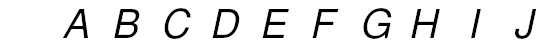
#> input picture create_img/parts/alphabet.png, 550 x 50 px, found by its file name
$ python main.py
#> lines starting #> are read from the running program, lines starting #| are printed output that depends on the picture; pictures that were not available may be replaced by others from this repository, and a replacement may not be noted
### change_color/err_succ.py
import sys
sys.path.insert(1, "/home/arch/Documents/warship_bot")

from change_color.main import *

#
# Вывод сообщения об ошибке красным жирным шрифтом
#
def error_case(str):
    print(default_text(bald_text(red_color(str))))

#
# Вывод сообщения об успехе зеленым жирным шрифтом
#
def succ_case(str):
    print(default_text(bald_text(green_color(str))))

#
# Тесты
#
def main():
    error_case("[ERROR]")
    succ_case("[SUCCESS]")

# [2 lines that do not run on import are left out]

### change_color/main.py
def default_text(str):
    return str + "\033[0m"


#
# Change color of the text
#
def black_color(str):
    return "\033[30m" + str

def red_color(str):
    return "\033[31m" + str

def green_color(str):
    return "\033[32m" + str

def yellow_color(str):
    return "\033[33m" + str

def blue_color(str):
    return "\033[34m" + str

def purple_color(str):
    return "\033[35m" + str

def turquoise_color(str):
    return "\033[36m" + str

def white_color(str):
    return "\033[37m" + str


#
# Change color of the background text
#
def black_background(str):
    return "\033[40m" + str

def red_background(str):
    return "\033[41m" + str

def green_background(str):
    return "\033[42m" + str

def yellow_background(str):
    return "\033[43m" + str

def blue_background(str):
    return "\033[44m" + str

def purple_background(str):
    return "\033[45m" + str

def turquoise_bacground(str):
    return "\033[46m" + str

def white_background(str):
    return "\033[47m" + str


#
# Effect of the text
#
def bald_text(str):
    return "\033[1m" + str

def faded_text(str):
    return "\033[2m" + str

def italic_text(str):
    return "\033[3m" + str

def underline_text(str):
    return "\033[4m" + str

def rare_blinking_text(str):
    return "\033[5m" + str

def freq_blinking_text(str):
    return "\033[6m" + str

def swap_text_and_background(str):
    return "\033[7m" + str


#
# Tests
#
def main():
    print(default_text(red_color(freq_blinking_text("Red blinking text"))))
    print("Normal text")

# [2 lines that do not run on import are left out]

### create_img/main.py
import sys
sys.path.insert(1, "/home/arch/Documents/warship_bot")

import config
from PIL import Image
from change_color.err_succ import error_case, succ_case
# Путь к составным частям поля
path_to_parts = "/home/arch/Documents/warship_bot/create_img/parts/"
path_to_save = "/home/arch/Documents/warship_bot/create_img/new.png"

# Создание нового объекта Image
pics = Image.new('RGB', (1100,550))
#> pics: PIL image 1100x550 RGB; every value is 0

# Создание объектов Image для каждой части
alphabet = Image.open(path_to_parts+"alphabet.png")
#> alphabet is the input picture: PIL image 550x50 RGB; min 0, max 255, mean 234.5
numbers = Image.open(path_to_parts+"numbers.png")
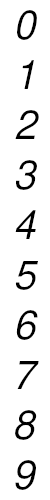
#> input picture create_img/parts/numbers.png, 50 x 500 px, found by its file name
#> numbers is the input picture: PIL image 50x500 RGB; min 0, max 255, mean 235.8
blank_tile = Image.open(path_to_parts+"blank_tile.png")
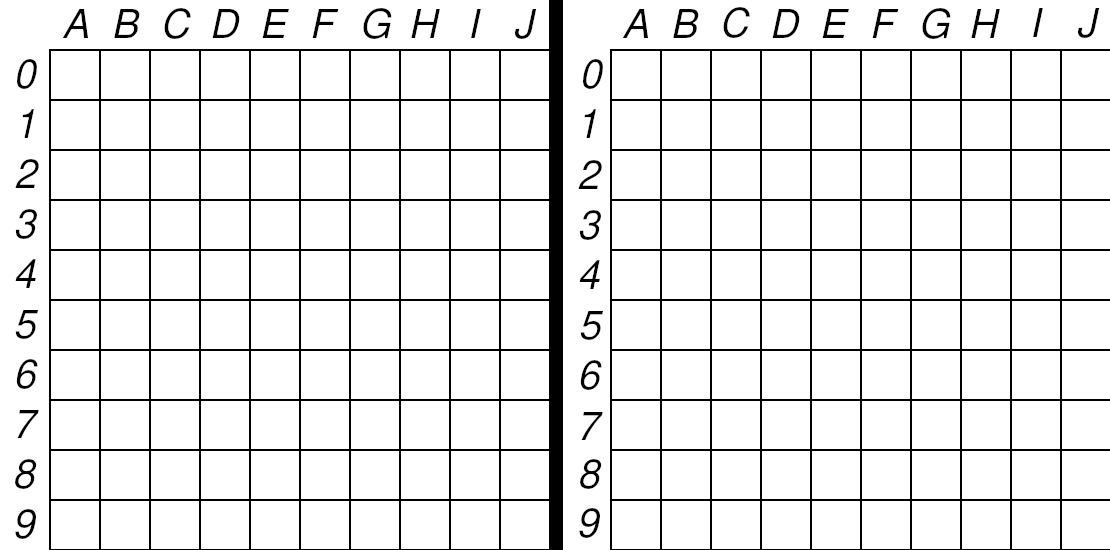
#> input picture create_img/parts/warship_tiles.png, 1110 x 550 px, given in place of blank_tile.png, which was not available
#> blank_tile is the input picture: PIL image 1110x550 RGBA; mean R, G, B, A 230.9, 230.9, 230.9, 254.3
ship_tile = Image.open(path_to_parts+"ship_tile.png")
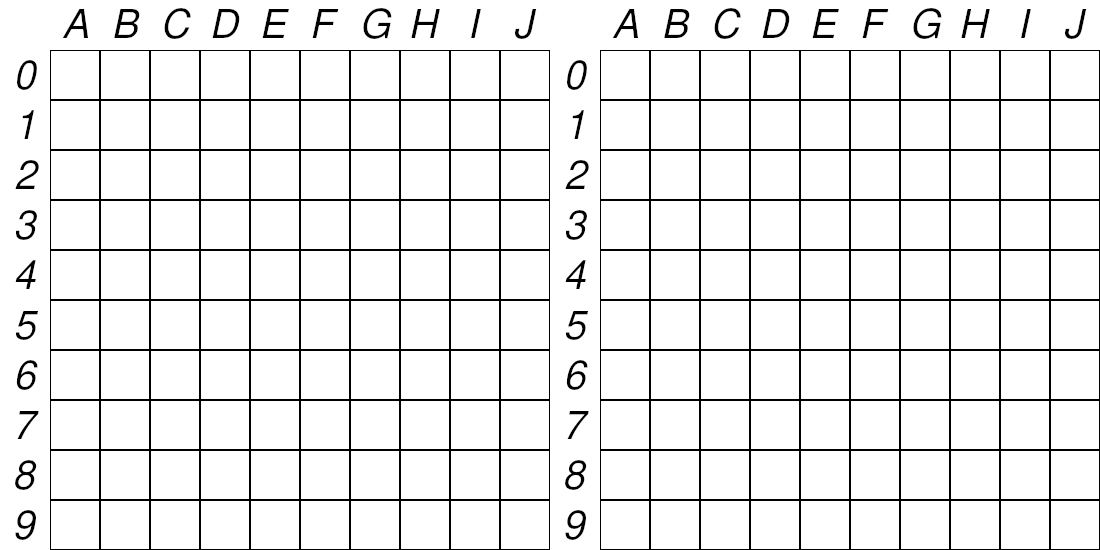
#> input picture create_img/new.png, 1100 x 550 px, given in place of ship_tile.png, which was not available
#> ship_tile is the input picture: PIL image 1100x550 RGB; min 0, max 255, mean 235
miss_tile = Image.open(path_to_parts+"miss_tile.png")
hit_tile = Image.open(path_to_parts+"hit_tile.png")
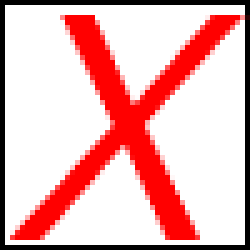
#> input picture create_img/parts/hit_tile.png, 50 x 50 px, found by its file name (shown 5 times larger)
#> hit_tile is the input picture: PIL image 50x50 RGBA; mean R, G, B, A 235, 181, 181, 255

#
# Создание и сохранение пикчи
#
def create_img(path_to_save):

    # Добавление основной, НЕ меняющейся части, пикчи
    pics.paste(alphabet,(0,0))
    pics.paste(numbers,(0,50))
    pics.paste(alphabet,(550,0))
    pics.paste(numbers,(550,50))
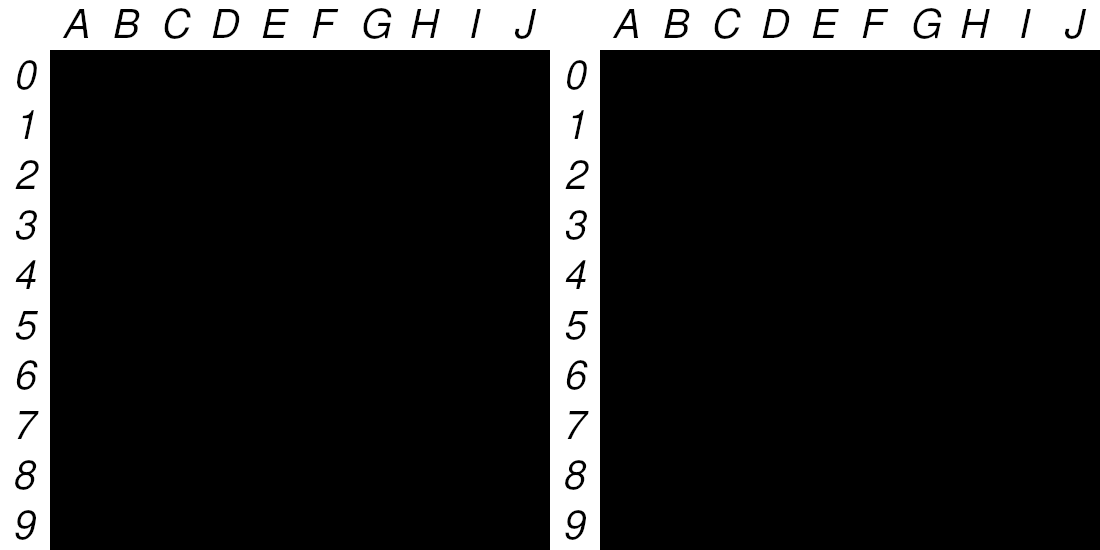
#> pics: PIL image 1100x550 RGB; min 0, max 255, mean 40.8

    # Добавление тайлов для игрока
    for i in range(1,11):
        for j in range(1,11):
            pics.paste(blank_tile,(50*i,50*j))
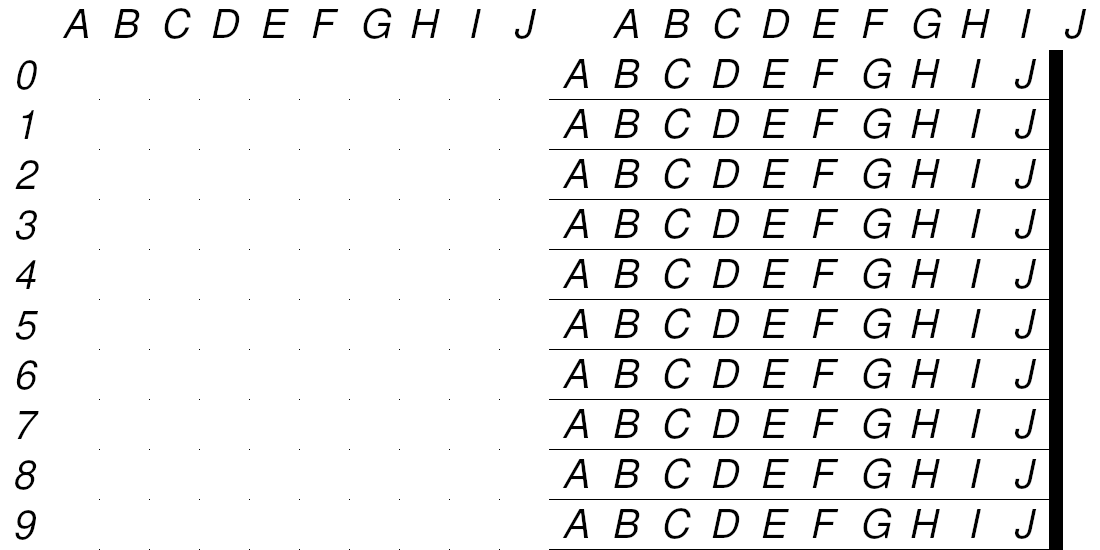
#> pics: PIL image 1100x550 RGB; min 0, max 255, mean 238

    # Добавление тайлов для соперника
    for i in range(1,11):
        for j in range(1,11):
            pics.paste(blank_tile,(550 + 50*i,50*j))
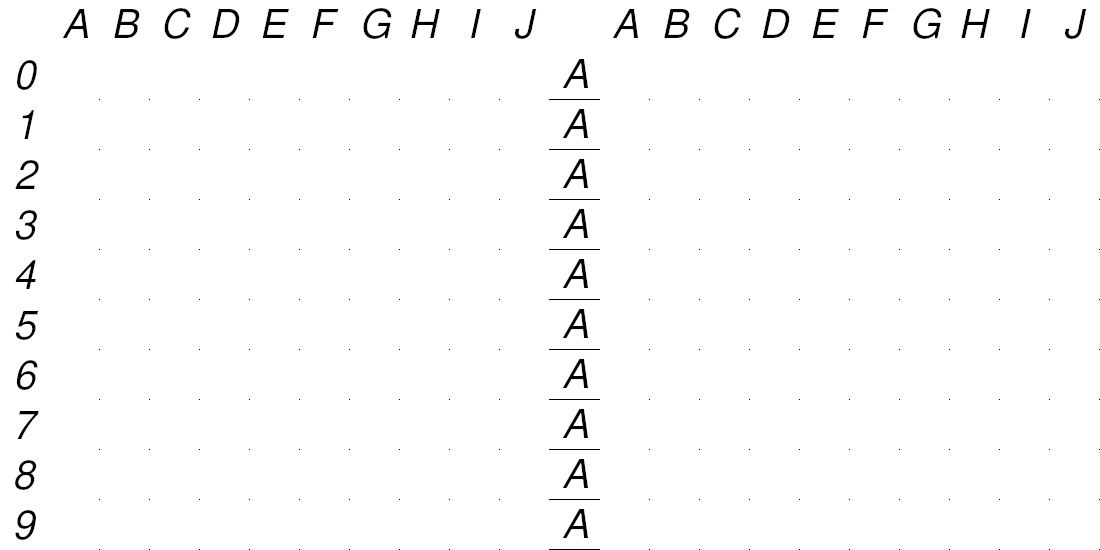
#> pics: PIL image 1100x550 RGB; min 0, max 255, mean 251.1

    # Сохранение пикчи
    pics.save(path_to_save)
    if config.DEBUG:
        succ_case("[SUCCESS] Image has been created")

#
# Выбор тайлов для каждой клетки у игрока
#
def choose_player_tile():
    pass

#
# Тесты
#
def main():
    create_img(path_to_save=path_to_save)

if __name__ == "__main__":
    main()
